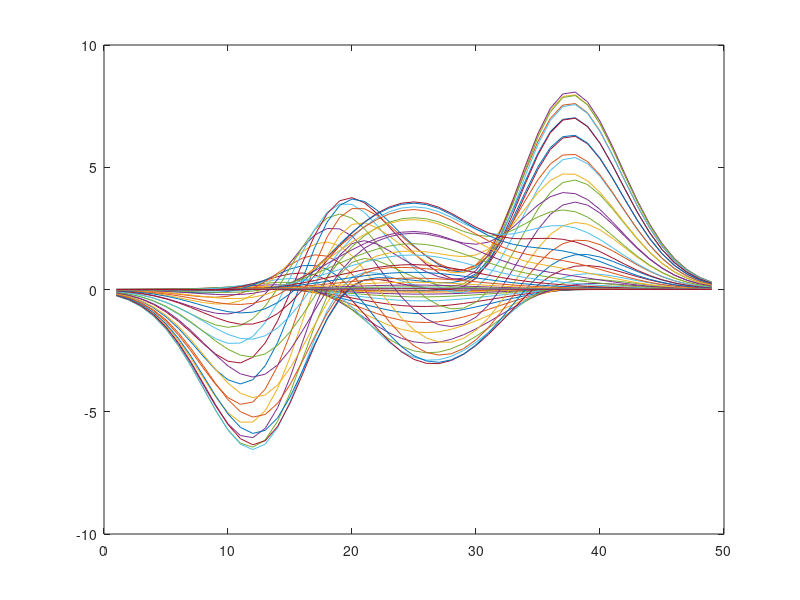

Write the MATLAB code that produced this figure. (Note: this script raises an error after producing the figure.)
figure
width = 20;
heigth = 20;

plot(peaks);
ax = gca;
% fig.PaperPositionMode = 'auto';
outerpos = ax.OuterPosition;
ti = ax.TightInset;
left = outerpos(1) + ti(1);
bottom = outerpos(2) + ti(2);
ax_width = outerpos(3) - ti(1) - ti(3);
ax_heigth = outerpos(4) - ti(2) - ti(4);
ax.Position = [left bottom ax_width ax_heigth];
set(gcf,'Units','centimeters', 'PaperSize', [width heigth]);
print(gcf, 'Fig.pdf', '-dpdf', '-fillpage')